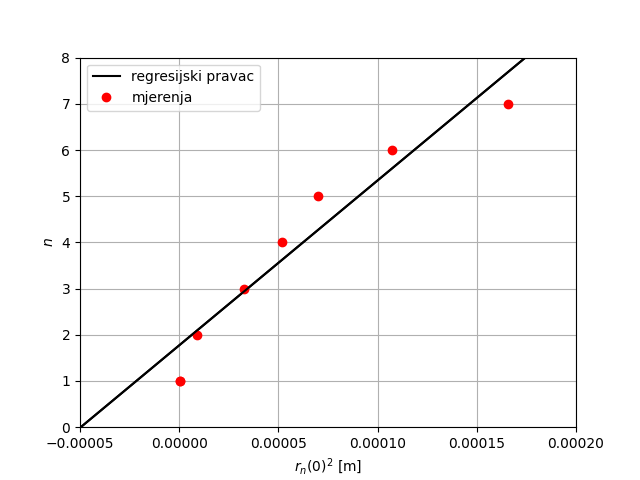

Here is the Python script that generated this plot:
from turtle import color
import matplotlib.pyplot as plt
import numpy as np
import math

# Data for plotting
x = np.arange(-1, 90, 0.01)

# y = 0.02259*x + 1.12*10**(-6)

y = 35693*x + 1.772

# (α_r, α_e) mjerenja
# x1, y1 = (4.52794*10**(-7), 6.328*10**(-7))
# x2, y2 = (9.0601*10**(-6), 1.2656*10**(-6))
# x3, y3 = (3.27184*10**(-5), 1.8984*10**(-6))
# x4, y4 = (5.19408*10**(-5), 2.5312*10**(-6))
# x5, y5 = (6.97893*10**(-5), 0.000003164)
# x6, y6 = (0.000107123, 3.7968*10**(-6))
# x7, y7 = (0.000165894, 4.4296*10**(-6))

x1, y1 = (4.52794*10**(-7), 1)
x2, y2 = (9.0601*10**(-6), 2)
x3, y3 = (3.27184*10**(-5), 3)
x4, y4 = (5.19408*10**(-5), 4)
x5, y5 = (6.97893*10**(-5), 5)
x6, y6 = (0.000107123, 6)
x7, y7 = (0.000165894, 7)

fig, ax = plt.subplots()
ax.plot(x, y, color='k')
plt.plot(x1, y1, 'ro')
plt.plot(x2, y2, 'ro')
plt.plot(x3, y3, 'ro')
plt.plot(x4, y4, 'ro')
plt.plot(x5, y5, 'ro')
plt.plot(x6, y6, 'ro')
plt.plot(x7, y7, 'ro')

ax.set(xlabel='$r_{n} (0)^2$ [m]', ylabel='$n$')
ax.grid()

ax = plt.gca()
ax.set_xlim([-0.00005, 0.0002])
# ax.set_ylim([0, 0.000005])
ax.set_ylim([0, 8])

plt.plot(x, y, "-k", label="regresijski pravac")
plt.plot(x1, y1, "ro", label="mjerenja")
plt.legend(loc="upper left")

fig.savefig("vj3.png")

plt.show()